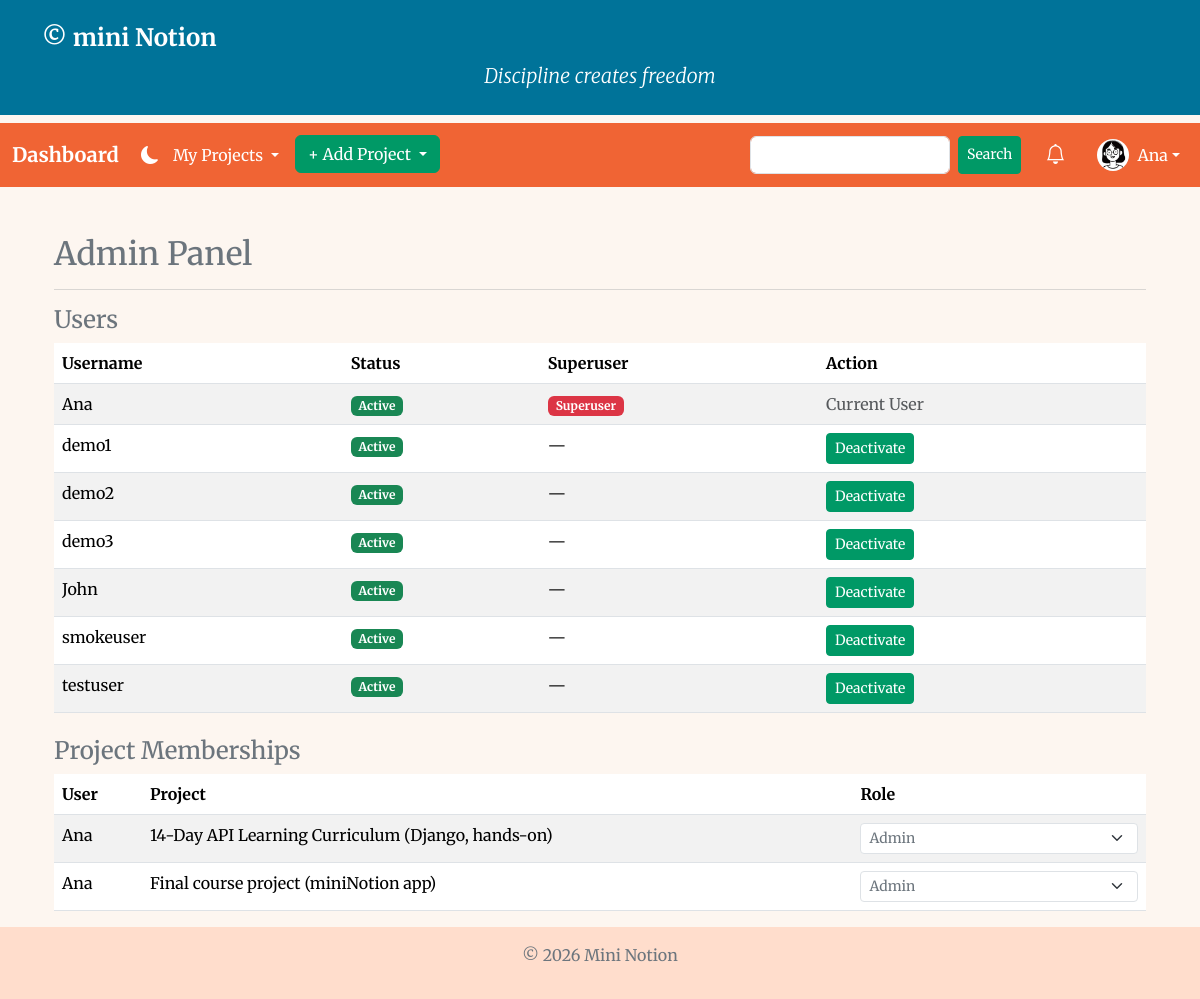
Page /admin-panel/ (signed in) on the committed database.
### mini_notion/models.py (models this page shows, shortened)
class UserProfile(models.Model):
    SYSTEM_ROLE_CHOICES = [
        ('admin', 'Admin'),
        ('pm', 'Project Manager'),
        ('user', 'User'),
    ]
    user = models.OneToOneField(User, on_delete=models.CASCADE)
    system_role = models.CharField(
        max_length=10,
        choices=SYSTEM_ROLE_CHOICES,
        default='user'
    )
    date_of_birth = models.DateField(null=True, blank=True)
    address = models.TextField(null=True, blank=True)
    drivers_category = models.CharField(max_length=10, null=True, blank=True)
    education_documents = models.FileField(upload_to='education_docs/', null=True, blank=True)
    reminders = models.BooleanField(default=True)
    email_notifications = models.BooleanField(default=True)
    in_app_notifications = models.BooleanField(default=True)
    theme = models.CharField(max_length=10, choices=[('light', 'Light'), ('dark', 'Dark')], default='light')
    default_view = models.CharField(max_length=10, choices=[('list', 'List'), ('grid', 'Grid')], default='list')
    language = models.CharField(max_length=5, choices=[('en', 'English'), ('lt', 'Lithuanian')], default='en')
    photo = models.ImageField(upload_to='profile_photos/', null=True, blank=True)

class ProjectMembership(models.Model):
    ROLE_CHOICES = [
        ('admin', 'Admin'),
        ('pm', 'Project Manager'),
        ('user', 'User'),
    ]
    user = models.ForeignKey(
        User,
        on_delete=models.CASCADE,
        related_name="project_memberships"
    )
    project = models.ForeignKey(
        Project,
        on_delete=models.CASCADE,
        related_name="memberships"
    )
    role = models.CharField(
        max_length=10,
        choices=ROLE_CHOICES,
        db_index=True
    )
    class Meta:
        unique_together = ('user', 'project')

class Project(models.Model):
    PROJECT_TYPES = [
        ('personal', 'Personal'),
        ('work', 'Work'),
    ]
    title = models.CharField(max_length=200)
    description = models.TextField(blank=True)
    project_type = models.CharField(max_length=20, choices=PROJECT_TYPES)
    due_date = models.DateField(null=True, blank=True, db_index=True)
    owner = models.ForeignKey(
        User,
        on_delete=models.CASCADE,
        related_name='owned_projects'
    )
    members = models.ManyToManyField(
        User,
        through='ProjectMembership',
        related_name='member_projects'
    )
    created_at = models.DateTimeField(auto_now_add=True)
    is_completed = models.BooleanField(default=False)

### mini_notion/views.py (the view)
# urls.py: path('admin-panel/', views.admin_panel, name='admin_panel'),
@login_required
def admin_panel(request):
    if not request.user.is_superuser:
        return HttpResponseForbidden()
    users = User.objects.all()
    memberships = ProjectMembership.objects.select_related('user', 'project')
    context = {
        'users': users,
        'memberships': memberships,
        'role_choices': ProjectMembership.ROLE_CHOICES,
    }
    return render(request, 'mini_notion/admin_panel.html', context)

### mini_notion/context_processors.py (called while the page is built)
def hero_phrase(request):
    return {
        'hero_phrase': random.choice(PHRASES)
    }

def reminders_for_user(request):
    if not request.user.is_authenticated:
        return {}
    reminders = Reminder.objects.filter(
        project__owner=request.user,
        completed=False
    ).order_by('due_time')[:5]
    for r in reminders:
        r.is_overdue = r.due_time < now()
    return {'navbar_reminders': reminders}

### mini_notion/templates/mini_notion/admin_panel.html (shortened to what this page needs)
{% extends "mini_notion/base.html" %}
{% block content %}
<div class="container mt-4">
    <h2>Admin Panel</h2>
    <hr>
    <h4>Users</h4>
    <table class="table table-striped mb-4">
    <thead>
        <tr>
            <th>Username</th>
            <th>Status</th>
            <th>Superuser</th>
            <th>Action</th>
        </tr>
    </thead>
    <tbody>
        {% for user_obj in users %}
        <tr>
            <td>{{ user_obj.username }}</td>
            <td>
                {% if user_obj.is_active %}
                    <span class="badge bg-success">Active</span>
                {% else %}
                    <span class="badge bg-secondary text-white">Inactive</span>
                {% endif %}
            </td>
            <td>
                {% if user_obj.is_superuser %}
                    <span class="badge bg-danger">Superuser</span>
                {% else %}
                    —
                {% endif %}
            </td>
            <td>
                {% if user_obj != request.user %}
                <form method="post"
                      action="{% url 'toggle_user_active' user_obj.id %}">
                    {% if user_obj.is_active %}
                        <button type="submit" class="btn btn-sm btn-warning">
                            Deactivate
                        </button>
                    {% else %}
                        <button type="submit" class="btn btn-sm btn-success">
                            Restore
                        </button>
                    {% endif %}
                </form>
                {% else %}
                    <span class="text-muted">Current User</span>
                {% endif %}
            </td>
        </tr>
        {% endfor %}
    </tbody>
</table>
    <h4>Project Memberships</h4>
    <table class="table table-striped">
        <thead>
        <tr>
            <th>User</th>
            <th>Project</th>
            <th>Role</th>
        </tr>
        </thead>
        <tbody>
        {% for membership in memberships %}
        <tr>
            <td>{{ membership.user.username }}</td>
            <td>{{ membership.project.title }}</td>
            <td>
                <form method="post" action="{% url 'change_role' membership.id %}">
                    <select name="role"
                            class="form-select form-select-sm"
                            onchange="this.form.submit()">
                        {% for key, value in role_choices %}
                        <option value="{{ key }}"
                                {% if membership.role == key %}selected{% endif %}>
                            {{ value }}
                        </option>
                        {% endfor %}
                    </select>
                </form>
            </td>
        </tr>
        {% endfor %}
        </tbody>
    </table>
</div>
{% endblock %}

### mini_notion/templates/mini_notion/navbar.html (shortened to what this page needs)
{% load static %}
<nav class="navbar navbar-expand-lg navbar-dark" style="background-color: #F06434;">
    <div class="container-fluid">
        <a class="navbar-brand text-white fw-bold" href="{% url 'dashboard' %}">
            Dashboard
        </a>
        <div class="collapse navbar-collapse" id="navbarNav">
            <div class="navbar-left" style="display:flex;align-items:center;">
                <button id="theme-toggle" aria-label="Toggle theme"
                        style="background:none;border:0;cursor:pointer;padding:6px;font-size:18px">
                    <i id="theme-icon" class="bi bi-moon-fill" aria-hidden="true"></i>
                </button>
            </div>
            <ul class="navbar-nav me-auto mb-2 mb-lg-0 gap-2">
                {% if user.is_authenticated %}
                <li class="nav-item dropdown">
                    <a class="nav-link dropdown-toggle text-white" href="#" data-bs-toggle="dropdown">
                        My Projects
                    </a>
                </li>
                <li class="nav-item dropdown">
                    <a class="btn btn-success dropdown-toggle" href="#" data-bs-toggle="dropdown">
                        + Add Project
                    </a>
                </li>
                {% endif %}
            </ul>
            <form class="d-flex my-2 my-lg-0 ms-lg-auto me-lg-3"
                  method="get"
                  action="{% url 'search_results' %}">
                <input class="form-control me-2"
                       style="max-width: 200px;"
                       type="search"
                       name="q"
                       required>
                <button class="btn btn-outline-light btn-sm" type="submit">Search</button>
            </form>
            <ul class="navbar-nav d-flex flex-row align-items-center gap-3 mt-3 mt-lg-0 px-2 px-lg-0">
                {% if user.is_authenticated %}
                <li class="nav-item dropdown">
                    <a class="nav-link text-white" href="#" data-bs-toggle="dropdown">
                        <span class="position-relative d-inline-block">
                            <i class="bi bi-bell fs-5"></i>
                        </span>
                    </a>
                </li>
                <li class="nav-item dropdown">
                    <a class="nav-link dropdown-toggle d-flex align-items-center text-white"
                       href="#" data-bs-toggle="dropdown">
                        {% if user.userprofile.photo %}
                        <img src="{{ user.userprofile.photo.url }}" alt="Profile" class="rounded-circle me-2" width="32"
                             height="32">
                        {% else %}
                        <i class="bi bi-person-circle me-2 fs-5"></i>
                        {% endif %}
                        {{ user.username }}
                    </a>
                </li>
                {% else %}
                <li class="nav-item"><a class="nav-link text-white" href="{% url 'signup' %}">Sign Up</a></li>
                <li class="nav-item"><a class="nav-link text-white" href="{% url 'login' %}">Login</a></li>
                {% endif %}
            </ul>
        </div>
    </div>
</nav>

### mini_notion/static/custom.css (style rules this page uses)
a { color: #007399 !important; text-decoration: none; }
body { background-color: #fdf6f0; color: #6c757d; font-family: 'Merriweather', serif; }
button.btn, input[type="submit"], input[type="button"], a.btn { background-color: #009966 !important; border-color: #009966 !important; color: #fff !important; }

### mini_notion/templates/mini_notion/navbar.html (style rules this page uses)
#theme-toggle, #theme-toggle .bi, #theme-toggle i { color: #ffffff !important; fill: #ffffff !important; }

### rows in the picture
ProjectMembership: user.username "Ana", project "14-Day API Learning Curriculum (Django, hands-on)", role "Admin"
ProjectMembership: user.username "Ana", project "Final course project (miniNotion app)", role "Admin"

### other values in the picture
{{ user.username }} "Ana"
{{ user_obj.username }} "Ana"
{{ user_obj.username }} "demo1"
{{ user_obj.username }} "demo2"
{{ user_obj.username }} "demo3"
{{ user_obj.username }} "John"
{{ user_obj.username }} "smokeuser"
{{ user_obj.username }} "testuser"
